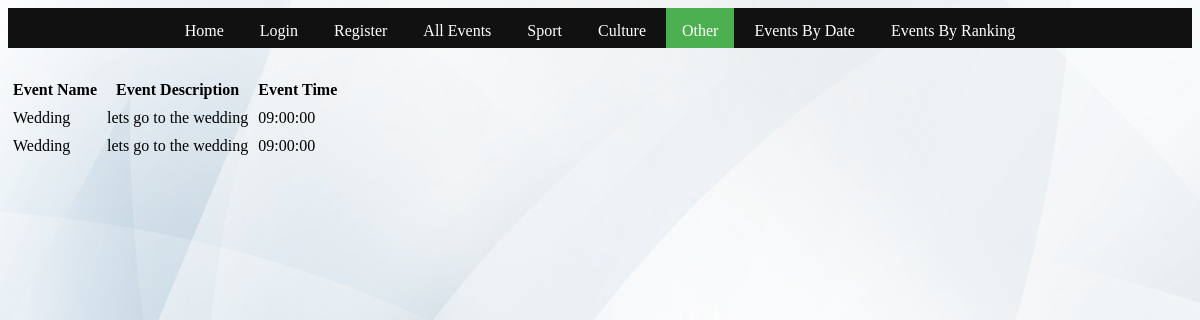
Screenshot of /other.php with the database file from the repository.
### tables this page shows
CREATE TABLE `event` (
  `id` int(10) UNSIGNED NOT NULL COMMENT 'NOT NULL',
  `category` enum('sport','culture','other') NOT NULL,
  `event_name` varchar(15) NOT NULL,
  `event_time` time NOT NULL,
  `event_date` date DEFAULT NULL,
  `event_description` text NOT NULL,
  `event_place` varchar(25) NOT NULL,
  `event_pic` blob,
  `event_ranking` enum('1','2','3','4','5') NOT NULL,
  `organiser_id` int(10) NOT NULL COMMENT 'NOT NULL'
);

### other.php (the view, shortened to what this page needs)
<html >
<head>
</head>
<body background = "/Coursework/images/WB.gif">
<ul>
  <li><a href="/CRW/Home.html">Home</a></li>
  <li><a href="/CRW/Login.php">Login</a></li>
  <li><a href="/CRW/RegForm.php">Register</a></li>
  <li><a href="/CRW/events.php">All Events</a></li>
  <li><a href="/CRW/sports.php">Sport</a></li>
  <li><a href="/CRW/culture.php">Culture</a></li>
  <li><a class="active" href="/CRW/other.php">Other</a></li>
   <li><a href="/CRW/EBD.php">Events By Date</a></li>
     <li><a href="/CRW/EBR.php">Events By Ranking</a></li>
</ul>
<br>
<?php
	try{
		$db = new PDO("mysql:dbname=coursework;host=localhost", "root", "");
		$db->setAttribute(PDO::ATTR_ERRMODE, PDO::ERRMODE_EXCEPTION);
?>
	<table cellspacing="0"  cellpadding="5">
	<tr><th>Event Name</th> <th >Event Description</th> <th >Event Time</th> <th > </th><th ></tr>
<?php
		$rows=$db->query("select event_name, event_description, event_time from event where category='other' ");
		foreach ($rows as $row) {
			echo "</td><td >" . $row['event_name']. "</td><td >" .$row['event_description']. "</td><td >" . $row['event_time']. "</td><td >" ."</td></tr>\n";
		}
		echo "</table> <br>";
	} catch (PDOException $ex){
		echo "Sorry, a database error occurred. Please try again.<br> ";
		echo "Error details:". $ex->getMessage();
	}
?>
</body>
</html>

### other.php (style rules this page uses)
ul { list-style-type: none; text-align: center; margin-bottom: 10px; width: 100%; height:40px; padding: 0; overflow: hidden; background-color: #111; }
li { float: none; display: inline-block; }
li a { display: inline-block; color: white; text-align: center; padding: 14px 16px; text-decoration: none; }
.active { background-color: #4CAF50; }

### rows the page displays
event: event_name "Wedding", event_description "lets go to the wedding", event_time "09:00:00"
event: event_name "Wedding", event_description "lets go to the wedding", event_time "09:00:00"
